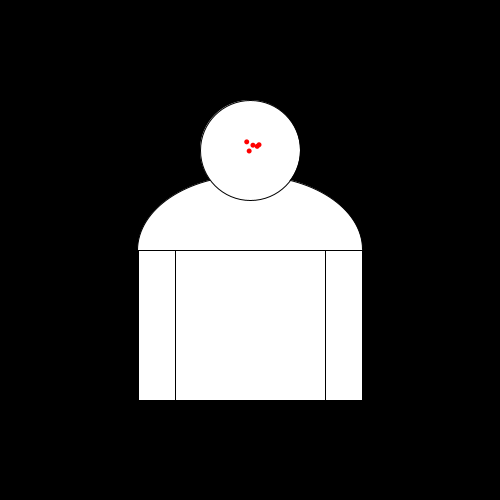
Frame 1 (no input)
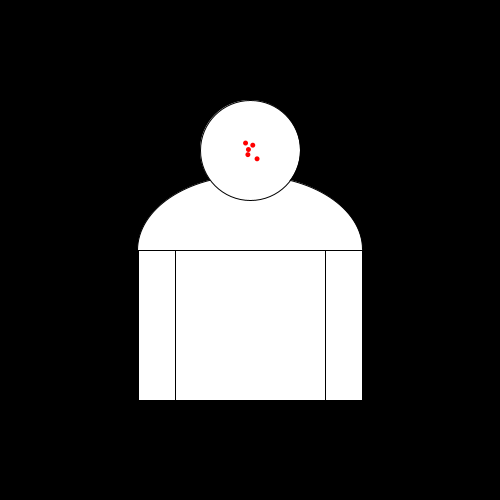
Frame 60 (the mouse pressed at the canvas centre just before this capture)
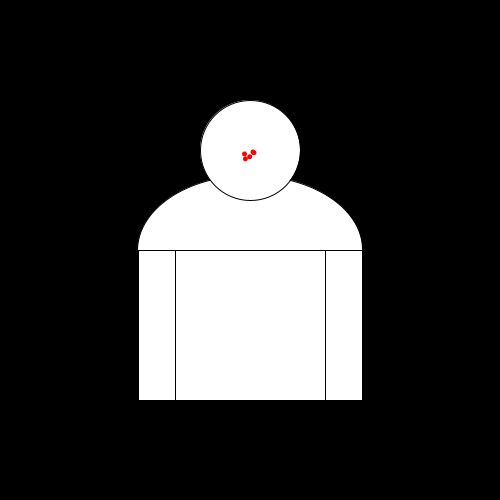
Frame 120 (the mouse held since frame 60 and released just before this capture)

The Processing sketch that drew these frames (run headless with seeded random() and noise(); from frame 60 on, the mouse is pressed at the canvas centre):

// Processing sketch: Portrait_10_ext_function_b
// ── Portrait_10_ext_function_b.pde
/* 
*  Portrait 03
*  Einfache Variablen
*  HKB 16 Parametric Design, MR
*/

int dicke=150;
int mitteX;
int mitteY;


// Setup Funktion, wird einmal aufgerufen
void setup(){ 
   size(500,500);
   mitteX=width/2;
   mitteY=height/2;  
}


// Draw Funktion, wird geloopt
void draw(){
  background(0);
  
  fill(255);
  
  arc(mitteX, mitteY, dicke*1.5, 150, -PI, 0, OPEN); // Schulter
  ellipse(mitteX,mitteY-100,100,100); // Kopf
  rect(mitteX-dicke/2,mitteY,dicke,150); // Bauch
  rect(mitteX-dicke/2-dicke/4 ,mitteY,dicke/4,150); // linker Arm
  rect(mitteX+dicke/2,mitteY,dicke/4,150); // rechter Arm
  
  // P I C K E L
  
  
   drawPickels(mitteX, mitteY-100, 5,color(255,0,0),10);
  
  
  // Last Step:
  /*
  for(int i=0;i<10;i++){
    drawPickels(mitteX+random(-50,50), mitteY-100+random(-50,50), 5,color(255,0,0),10);
  }*/
  
}
 
 
 
 void drawPickels(float pickelherdx, float pickelherdy, int numpickels, int pickelcolor, float pickelabstand){
   pushStyle();
   pushMatrix();
   translate(pickelherdx, pickelherdy);
   noStroke();
   fill(pickelcolor);
   
   for(int i=0;i<numpickels;i++){
      ellipse(random(-10,10),random(-10,10),5,5);
   }
   
   popMatrix();
   popStyle();
    
 }
